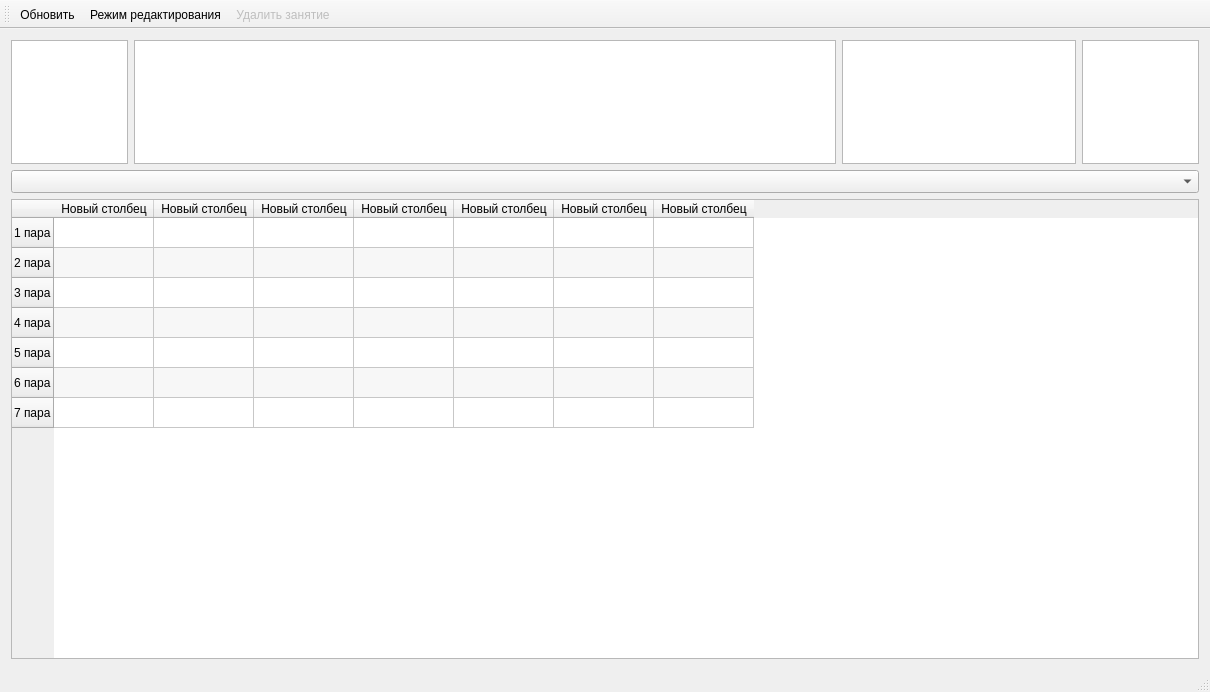
<?xml version="1.0" encoding="UTF-8"?>
<ui version="4.0">
 <class>MainWindow</class>
 <widget class="QMainWindow" name="MainWindow">
  <property name="geometry">
   <rect>
    <x>0</x>
    <y>0</y>
    <width>1210</width>
    <height>692</height>
   </rect>
  </property>
  <property name="windowTitle">
   <string>Расписание занятий СахГТИ</string>
  </property>
  <property name="windowIcon">
   <iconset resource="res.qrc">
    <normaloff>:/files/main.png</normaloff>:/files/main.png</iconset>
  </property>
  <widget class="QWidget" name="centralWidget">
   <layout class="QGridLayout" name="gridLayout">
    <item row="0" column="0">
     <layout class="QVBoxLayout" name="verticalLayout_2" stretch="1,3">
      <item>
       <layout class="QVBoxLayout" name="verticalLayout">
        <item>
         <layout class="QHBoxLayout" name="horizontalLayout" stretch="1,6,2,1">
          <item>
           <widget class="QListWidget" name="grList">
            <property name="font">
             <font>
              <pointsize>10</pointsize>
             </font>
            </property>
           </widget>
          </item>
          <item>
           <widget class="QListWidget" name="predmList">
            <property name="font">
             <font>
              <pointsize>10</pointsize>
             </font>
            </property>
           </widget>
          </item>
          <item>
           <widget class="QListWidget" name="vidZanList">
            <property name="font">
             <font>
              <pointsize>10</pointsize>
             </font>
            </property>
           </widget>
          </item>
          <item>
           <widget class="QListWidget" name="kabList">
            <property name="font">
             <font>
              <pointsize>10</pointsize>
             </font>
            </property>
           </widget>
          </item>
         </layout>
        </item>
        <item>
         <widget class="QComboBox" name="week_list">
          <property name="font">
           <font>
            <pointsize>10</pointsize>
           </font>
          </property>
         </widget>
        </item>
       </layout>
      </item>
      <item>
       <widget class="QTableWidget" name="rasp">
        <property name="sizeAdjustPolicy">
         <enum>QAbstractScrollArea::AdjustIgnored</enum>
        </property>
        <property name="editTriggers">
         <set>QAbstractItemView::NoEditTriggers</set>
        </property>
        <property name="alternatingRowColors">
         <bool>true</bool>
        </property>
        <property name="wordWrap">
         <bool>true</bool>
        </property>
        <row>
         <property name="text">
          <string>1 пара</string>
         </property>
        </row>
        <row>
         <property name="text">
          <string>2 пара</string>
         </property>
        </row>
        <row>
         <property name="text">
          <string>3 пара</string>
         </property>
        </row>
        <row>
         <property name="text">
          <string>4 пара</string>
         </property>
        </row>
        <row>
         <property name="text">
          <string>5 пара</string>
         </property>
        </row>
        <row>
         <property name="text">
          <string>6 пара</string>
         </property>
        </row>
        <row>
         <property name="text">
          <string>7 пара</string>
         </property>
        </row>
        <column>
         <property name="text">
          <string>Новый столбец</string>
         </property>
        </column>
        <column>
         <property name="text">
          <string>Новый столбец</string>
         </property>
        </column>
        <column>
         <property name="text">
          <string>Новый столбец</string>
         </property>
        </column>
        <column>
         <property name="text">
          <string>Новый столбец</string>
         </property>
        </column>
        <column>
         <property name="text">
          <string>Новый столбец</string>
         </property>
        </column>
        <column>
         <property name="text">
          <string>Новый столбец</string>
         </property>
        </column>
        <column>
         <property name="text">
          <string>Новый столбец</string>
         </property>
        </column>
       </widget>
      </item>
     </layout>
    </item>
   </layout>
  </widget>
  <widget class="QMenuBar" name="menuBar">
   <property name="geometry">
    <rect>
     <x>0</x>
     <y>0</y>
     <width>1210</width>
     <height>18</height>
    </rect>
   </property>
  </widget>
  <widget class="QStatusBar" name="statusBar"/>
  <widget class="QToolBar" name="toolBar">
   <property name="windowTitle">
    <string>toolBar</string>
   </property>
   <property name="toolButtonStyle">
    <enum>Qt::ToolButtonTextBesideIcon</enum>
   </property>
   <attribute name="toolBarArea">
    <enum>TopToolBarArea</enum>
   </attribute>
   <attribute name="toolBarBreak">
    <bool>false</bool>
   </attribute>
   <addaction name="action"/>
   <addaction name="action_2"/>
   <addaction name="action_3"/>
  </widget>
  <action name="action">
   <property name="icon">
    <iconset resource="res.qrc">
     <normaloff>:/files/update.png</normaloff>:/files/update.png</iconset>
   </property>
   <property name="text">
    <string>Обновить</string>
   </property>
   <property name="toolTip">
    <string>Обновить таблицу расписания</string>
   </property>
   <property name="shortcut">
    <string>F5</string>
   </property>
  </action>
  <action name="action_2">
   <property name="checkable">
    <bool>true</bool>
   </property>
   <property name="icon">
    <iconset resource="res.qrc">
     <normaloff>:/files/edit.png</normaloff>:/files/edit.png</iconset>
   </property>
   <property name="text">
    <string>Режим редактирования</string>
   </property>
   <property name="toolTip">
    <string>Включение или отключение режима редактирования расписания</string>
   </property>
   <property name="shortcut">
    <string>Ctrl+E</string>
   </property>
  </action>
  <action name="action_3">
   <property name="enabled">
    <bool>false</bool>
   </property>
   <property name="icon">
    <iconset resource="res.qrc">
     <normaloff>:/files/delete.png</normaloff>:/files/delete.png</iconset>
   </property>
   <property name="text">
    <string>Удалить занятие</string>
   </property>
   <property name="toolTip">
    <string>Удалить занятие</string>
   </property>
  </action>
 </widget>
 <layoutdefault spacing="6" margin="11"/>
 <resources>
  <include location="res.qrc"/>
 </resources>
 <connections/>
</ui>
